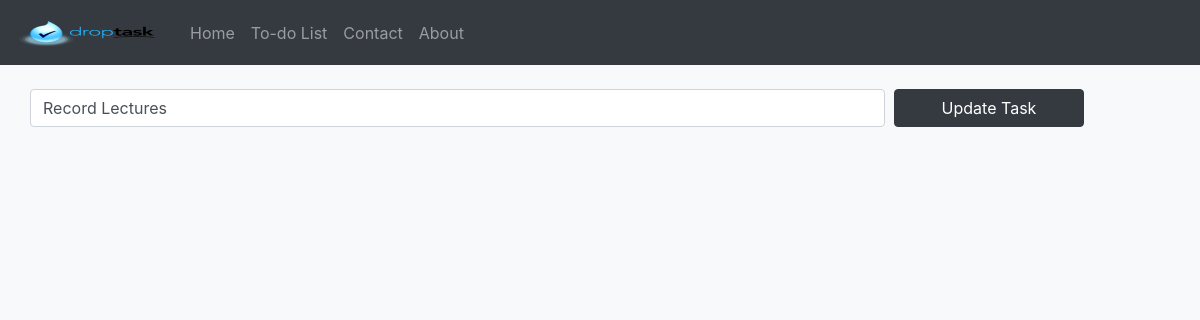
Page /edit/1 on the earlier database version.
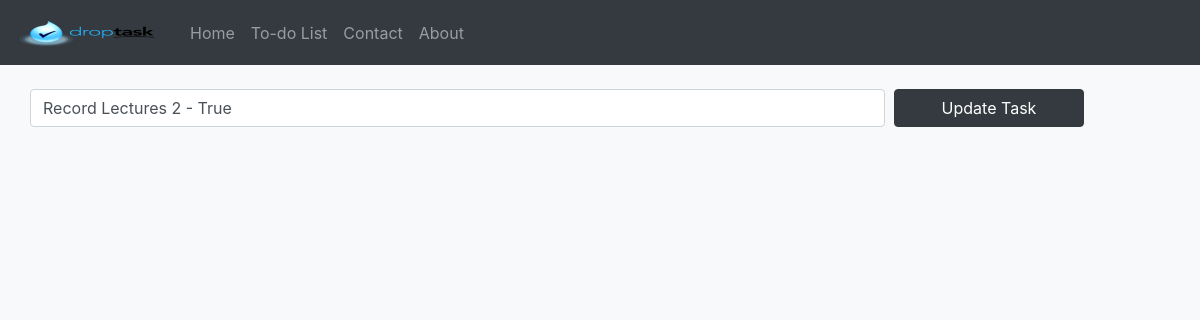
Same page on the later database version.
### todolist/models.py (models this page shows, shortened)
class TaskList(models.Model):
    task = models.CharField(max_length=300)
    done = models.BooleanField(default=False)  # By default it's not done, because i made it false

### todolist/views.py (the view)
# urls.py: path('edit/<task_id>', views.edit_task, name='edit_task'),
def edit_task(request, task_id):
    if request.method == 'POST':   ## If i want add anything in db
        task = TaskList.objects.get(pk=task_id)
        form = TaskForm(request.POST or None, instance=task) ##instance=task means which task your are editing
        if form.is_valid():
            form.save()
        messages.success(request, ("Task Edited Successfully"))
        return redirect('todolist')
    else:
        task_obj = TaskList.objects.get(pk=task_id)     # it will fetch single data of that particular id
        return render(request, 'edit.html', {'task_obj': task_obj}) ## one obj (particular obj)

### todolist/templates/edit.html (shortened to what this page needs)
{% extends 'base.html' %}
{% block content %}
<div class="container">
    <br>
<form method="POST" class="row">
    <input type="text" name="task" class="form-control col-lg-9" value="{{ task_obj.task }}">&nbsp;&nbsp;
    <button type="submit" class="btn btn-dark col-lg-2">Update Task</button>
</form>
</div>
{% endblock %}

Differences in the rows shown:
changed TaskList: task "Record Lectures" → "Record Lectures 2 - True"
